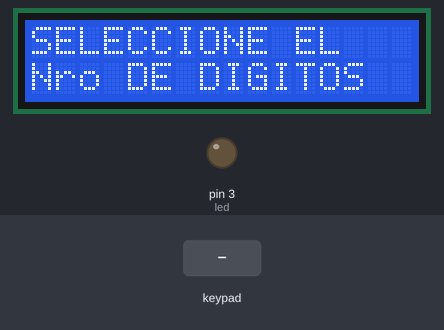
Bench run of a sketch on a simulated Arduino Uno, built with avr-gcc and run on an emulated ATmega328P. Parts: 16×2 character LCD, output pins drawn as LEDs (lit = HIGH). The test bench sets the inputs (shaded band). What the sketch prints to the serial monitor is not drawn.

Above: at 1.2 s.
1.3 s: keypad keys * * * pressed 0.4 s apart
At 1.8 s:
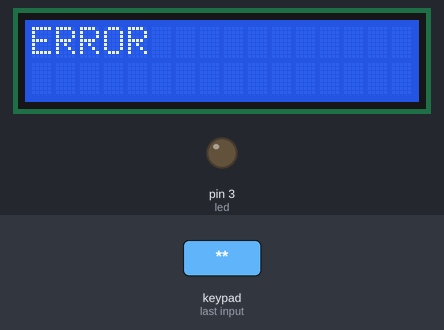
5.3 s: key '4' pressed
At 6.4 s:
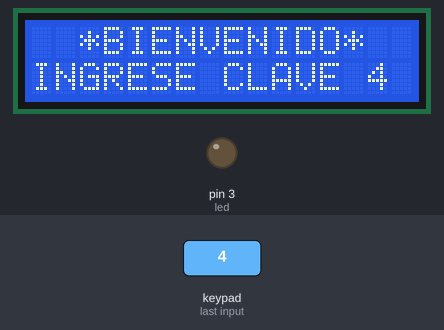
6.8 s: keypad keys * * * # pressed 0.4 s apart
At 9.3 s:
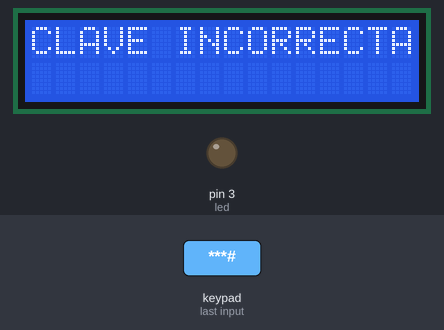
9.9 s: key '5' pressed
At 10.9 s:
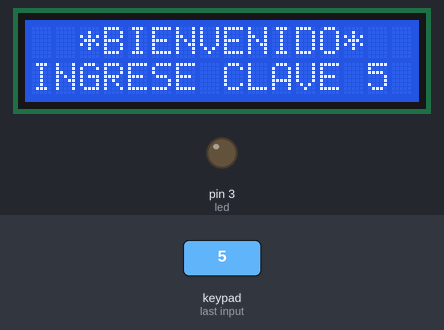
12.0 s: keypad keys * * * * * # pressed 0.4 s apart
At 12.2 s:
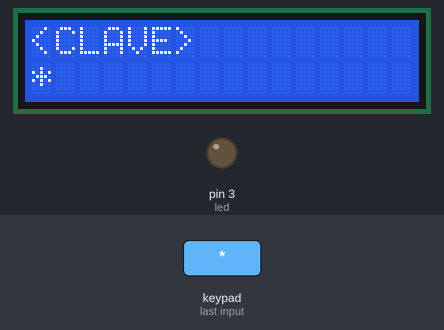
15.9 s: key '1' pressed
Timing chart, 0 to 18.6 s (numbered marks = the images above; inputs shaded):
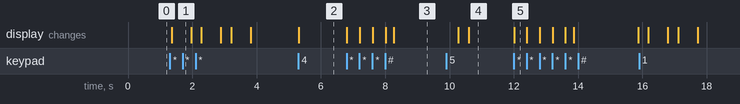

The sketch:

sistema_tres_claves_alfanum_v1.ino
```cpp
/*

* Código escrito por: Esteban Carrillo para EDEPTEC.
* Página web: https://www.edeptec.com
* Facebook: @edeptec
* Youtube: https://youtube.com/c/EDEPTEC

*/

#include <Keypad.h>
#include <LiquidCrystal.h>
#define led 3

int estado = 0;

int Pass1[4] = {'2','A','3','B'};
int Pass2[5] = {'4','C','7','D','2'};
int Pass3[6] = {'A','8','C','5','D','3'};
int A[6];
LiquidCrystal lcd(A0, A1, A2, A3, A4, A5);
const byte ROWS = 4; //four rows
const byte COLS = 4; //three columns
char keys[ROWS][COLS] = {
  {'1', '2', '3', 'A'},
  {'4', '5', '6', 'B'},
  {'7', '8', '9', 'C'},
  {'*', '0', '#', 'D'}
};
byte rowPins[ROWS] = {13, 12, 11, 10}; //connect to the row pinouts of the keypad
byte colPins[COLS] = {9, 8, 7, 6}; //connect to the column pinouts of the keypad
char ABRIR;
Keypad keypad = Keypad( makeKeymap(keys), rowPins, colPins, ROWS, COLS );
int ilosc;
int i = 0;
char key;
int codigo;
uint8_t  num;

int z;

void setup() {

  pinMode(led,OUTPUT);
  Serial.begin(9600);
  lcd.begin(16, 2);

}

void loop() {


  lcd.clear();
  lcd.setCursor(0, 0);
  lcd.print("SELECCIONE EL");
  lcd.setCursor(0, 1);
  lcd.print("Nro DE DIGITOS");
  delay(100);
  i = 0;
  key = keypad.getKey();
  Serial.println(key);
  if (key != NO_KEY) {
    switch (key) {
      case '4':
        lcdd();
        clave3();
        break;
      case '5':
        lcdd();
        clave3();
        break;
      case '6':
        lcdd();
        clave3();
        break;
      default:
        lcd.clear();
        lcd.setCursor(0, 0);
        lcd.print("ERROR");
        delay(600);


    }
  }
  delay(1);
}

void lcdd() {

  lcd.clear();
  lcd.setCursor(0, 0);
  lcd.print("  *BIENVENIDO*");
  lcd.setCursor(0, 1);
  lcd.print("INGRESE CLAVE ");
  lcd.print(key);
  delay(100);
}

void clave3() {


  while (true) {


    int Y = keypad.getKey();
    num = 0;
    if (Y) {


      ilosc = ilosc + 1;

      Serial.println(ilosc);

      if (ilosc == 1)
      {
        lcd.clear();
        lcd.setCursor(0, 0);
        lcd.print("<CLAVE>");
        lcd.setCursor(0, 1);
        lcd.print("*");
        A[0] = Y;
      }
      if (ilosc == 2)
      {
        lcd.clear();
        lcd.setCursor(0, 0);
        lcd.print("<CLAVE>");
        lcd.setCursor(0, 1);
        lcd.print("**");
        A[1] = Y;
      }
      if (ilosc == 3)
      {
        lcd.clear();
        lcd.setCursor(0, 0);
        lcd.print("<CLAVE>");
        lcd.setCursor(0, 1);
        lcd.print("***");
        A[2] = Y;
      }
      if (ilosc == 4)
      {
        lcd.clear();
        lcd.setCursor(0, 0);
        lcd.print("<CLAVE>");
        lcd.setCursor(0, 1);
        lcd.print("****");
        A[3] = Y;
        z = 1;
      }

      if (ilosc == 5)
      {
        lcd.clear();
        lcd.setCursor(0, 0);
        lcd.print("<CLAVE>");
        lcd.setCursor(0, 1);
        lcd.print("*****");
        A[4] = Y;
        z = 2 ;
      }
      if (ilosc == 6)
      {
        lcd.clear();
        lcd.setCursor(0, 0);
        lcd.print("<CLAVE>");
        lcd.setCursor(0, 1);
        lcd.print("******");
        A[5] = Y;
        z = 3;
      }
      if ((z == 1 and key == '4') or (z == 2 and key == '5') or (z == 3 and key == '6')  )
      {
        delay(250);
        checkPassword();
        ilosc = 0;
      }
    }
    if (i == 1) {
      break;
    }
  }
}


void checkPassword()
{

  if ((A[0] == Pass1[0] and A[1] == Pass1[1] and A[2] == Pass1[2] and A[3] == Pass1[3]) or
      (A[0] == Pass2[0] and A[1] == Pass2[1] and A[2] == Pass2[2] and A[3] == Pass2[3] and A[4] == Pass2[4]) or
      (A[0] == Pass3[0] and A[1] == Pass3[1] and A[2] == Pass3[2] and A[3] == Pass3[3] and A[4] == Pass3[4] and A[5] == Pass3[5])) {
    Serial.println("Correcto");
    ilosc = 0;
    lcd.clear();
    lcd.setCursor(0, 0);
    lcd.print("CLAVE CORRECTA");
    digitalWrite(led,1);
    delay(1000);
    digitalWrite(led,0);

    i = 1;
    z = 0;
    key = 0;
  } else {

    ilosc = 0;
    Serial.println("Error");

    z = 0;

    lcd.clear();
    lcd.setCursor(0, 0);
    lcd.print("CLAVE INCORRECTA");
    delay(2000);
    key = 0;
    i = 1;
  }
}
```

Measured:
- after the input at 1.3 s, the display: changes after 0.05 s (image 1)
- after the input at 5.3 s, the display: changes at once (image 2)
- after the input at 6.8 s, the display: first changes at once (image 3 shows a later state)
- after the input at 9.9 s, the display: first differs from a run without the input after 0.70 s (image 4)
- after the input at 12.0 s, the display: changes at once (image 5)
